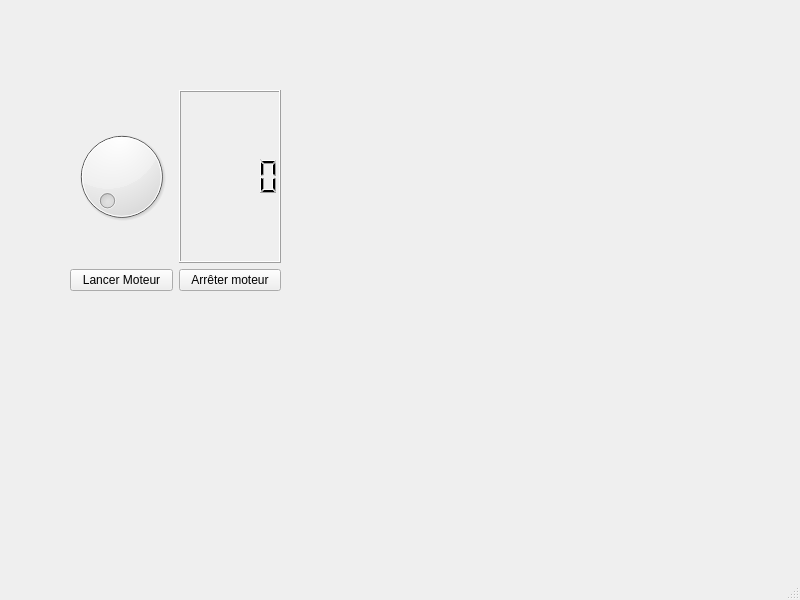
<?xml version="1.0" encoding="UTF-8"?>
<ui version="4.0">
 <class>Equilibreuse</class>
 <widget class="QMainWindow" name="Equilibreuse">
  <property name="geometry">
   <rect>
    <x>0</x>
    <y>0</y>
    <width>800</width>
    <height>600</height>
   </rect>
  </property>
  <property name="windowTitle">
   <string>Equilibreuse</string>
  </property>
  <widget class="QWidget" name="centralwidget">
   <widget class="QWidget" name="">
    <property name="geometry">
     <rect>
      <x>70</x>
      <y>90</y>
      <width>211</width>
      <height>201</height>
     </rect>
    </property>
    <layout class="QVBoxLayout" name="verticalLayout">
     <item>
      <layout class="QHBoxLayout" name="horizontalLayout_2">
       <item>
        <widget class="QDial" name="dial"/>
       </item>
       <item>
        <widget class="QLCDNumber" name="lcdNumber">
         <property name="font">
          <font>
           <family>Ubuntu Condensed</family>
           <pointsize>20</pointsize>
           <bold>true</bold>
          </font>
         </property>
        </widget>
       </item>
      </layout>
     </item>
     <item>
      <layout class="QHBoxLayout" name="horizontalLayout">
       <item>
        <widget class="QPushButton" name="pushButton">
         <property name="text">
          <string>Lancer Moteur</string>
         </property>
        </widget>
       </item>
       <item>
        <widget class="QPushButton" name="pushButton_2">
         <property name="text">
          <string>Arrêter moteur</string>
         </property>
        </widget>
       </item>
      </layout>
     </item>
    </layout>
   </widget>
  </widget>
  <widget class="QMenuBar" name="menubar">
   <property name="geometry">
    <rect>
     <x>0</x>
     <y>0</y>
     <width>800</width>
     <height>20</height>
    </rect>
   </property>
  </widget>
  <widget class="QStatusBar" name="statusbar"/>
 </widget>
 <resources/>
 <connections/>
</ui>
